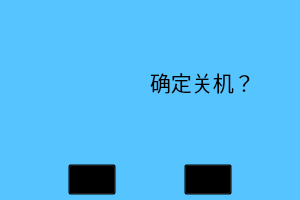
<?xml version="1.0" encoding="UTF-8"?>
<ui version="4.0">
 <class>MsgBox</class>
 <widget class="QWidget" name="MsgBox">
  <property name="geometry">
   <rect>
    <x>0</x>
    <y>0</y>
    <width>300</width>
    <height>200</height>
   </rect>
  </property>
  <property name="windowTitle">
   <string>Form</string>
  </property>
  <property name="styleSheet">
   <string notr="true">QWidget#MsgBox{background-color: rgb(86, 197, 255);}</string>
  </property>
  <layout class="QGridLayout" name="gridLayout">
   <property name="margin">
    <number>5</number>
   </property>
   <property name="spacing">
    <number>5</number>
   </property>
   <item row="1" column="0">
    <layout class="QHBoxLayout" name="horizontalLayout_2">
     <item>
      <spacer name="horizontalSpacer">
       <property name="orientation">
        <enum>Qt::Horizontal</enum>
       </property>
       <property name="sizeType">
        <enum>QSizePolicy::MinimumExpanding</enum>
       </property>
       <property name="sizeHint" stdset="0">
        <size>
         <width>30</width>
         <height>20</height>
        </size>
       </property>
      </spacer>
     </item>
     <item>
      <widget class="QLabel" name="lab_icon">
       <property name="sizePolicy">
        <sizepolicy hsizetype="Minimum" vsizetype="Minimum">
         <horstretch>0</horstretch>
         <verstretch>0</verstretch>
        </sizepolicy>
       </property>
       <property name="minimumSize">
        <size>
         <width>80</width>
         <height>80</height>
        </size>
       </property>
       <property name="styleSheet">
        <string notr="true">image: url(:/images/querenwenhao.png);</string>
       </property>
       <property name="text">
        <string/>
       </property>
       <property name="alignment">
        <set>Qt::AlignCenter</set>
       </property>
      </widget>
     </item>
     <item>
      <spacer name="horizontalSpacer_3">
       <property name="orientation">
        <enum>Qt::Horizontal</enum>
       </property>
       <property name="sizeType">
        <enum>QSizePolicy::Fixed</enum>
       </property>
       <property name="sizeHint" stdset="0">
        <size>
         <width>20</width>
         <height>10</height>
        </size>
       </property>
      </spacer>
     </item>
     <item>
      <widget class="QLabel" name="lab_text">
       <property name="sizePolicy">
        <sizepolicy hsizetype="Expanding" vsizetype="Expanding">
         <horstretch>0</horstretch>
         <verstretch>0</verstretch>
        </sizepolicy>
       </property>
       <property name="font">
        <font>
         <family>AR PL UKai CN</family>
         <pointsize>16</pointsize>
        </font>
       </property>
       <property name="text">
        <string>确定关机？</string>
       </property>
      </widget>
     </item>
     <item>
      <spacer name="horizontalSpacer_2">
       <property name="orientation">
        <enum>Qt::Horizontal</enum>
       </property>
       <property name="sizeHint" stdset="0">
        <size>
         <width>40</width>
         <height>20</height>
        </size>
       </property>
      </spacer>
     </item>
    </layout>
   </item>
   <item row="3" column="0">
    <layout class="QHBoxLayout" name="horizontalLayout">
     <item>
      <widget class="QToolButton" name="tbtn_cancel">
       <property name="font">
        <font>
         <family>AR PL UKai CN</family>
         <pointsize>12</pointsize>
        </font>
       </property>
       <property name="styleSheet">
        <string notr="true">background:transparent;</string>
       </property>
       <property name="text">
        <string>取消</string>
       </property>
       <property name="icon">
        <iconset resource="InverterController.qrc">
         <normaloff>:/images/error.png</normaloff>:/images/error.png</iconset>
       </property>
       <property name="iconSize">
        <size>
         <width>50</width>
         <height>50</height>
        </size>
       </property>
       <property name="toolButtonStyle">
        <enum>Qt::ToolButtonTextBesideIcon</enum>
       </property>
      </widget>
     </item>
     <item>
      <widget class="QToolButton" name="tbtn_ok">
       <property name="font">
        <font>
         <family>AR PL UKai CN</family>
         <pointsize>12</pointsize>
        </font>
       </property>
       <property name="layoutDirection">
        <enum>Qt::LeftToRight</enum>
       </property>
       <property name="styleSheet">
        <string notr="true">background:transparent;</string>
       </property>
       <property name="text">
        <string>确定</string>
       </property>
       <property name="icon">
        <iconset resource="InverterController.qrc">
         <normaloff>:/images/okbutton.png</normaloff>:/images/okbutton.png</iconset>
       </property>
       <property name="iconSize">
        <size>
         <width>50</width>
         <height>50</height>
        </size>
       </property>
       <property name="toolButtonStyle">
        <enum>Qt::ToolButtonTextBesideIcon</enum>
       </property>
      </widget>
     </item>
    </layout>
   </item>
   <item row="2" column="0">
    <spacer name="verticalSpacer">
     <property name="orientation">
      <enum>Qt::Vertical</enum>
     </property>
     <property name="sizeHint" stdset="0">
      <size>
       <width>20</width>
       <height>40</height>
      </size>
     </property>
    </spacer>
   </item>
   <item row="0" column="0">
    <spacer name="verticalSpacer_2">
     <property name="orientation">
      <enum>Qt::Vertical</enum>
     </property>
     <property name="sizeHint" stdset="0">
      <size>
       <width>20</width>
       <height>40</height>
      </size>
     </property>
    </spacer>
   </item>
  </layout>
 </widget>
 <resources>
  <include location="InverterController.qrc"/>
 </resources>
 <connections/>
</ui>
